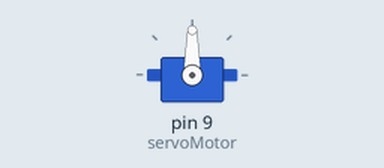
Bench run of a sketch on a simulated Arduino Uno, built with avr-gcc and run on an emulated ATmega328P. Shown: servo.

Above: at 0.05 s.
At 2.8 s:
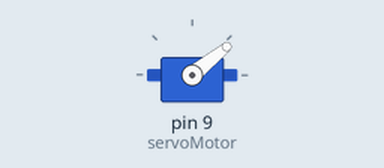
At 4.2 s:
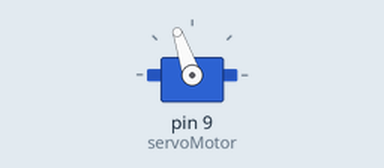
At 5.6 s:
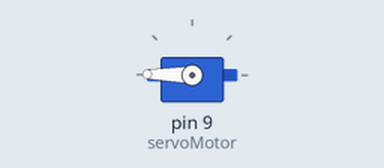
Timing chart, 0 to 7.3 s (numbered marks = the images above):
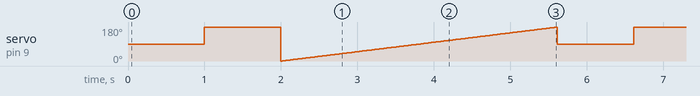

Measured:
- by itself, servo on pin 9 (servoMotor): moves between 0° and 180°, repeating every 5.6 s

The sketch:

rgb.ino
```cpp
#include <Servo.h>

Servo servoMotor;

void setup(){
    servoMotor.attach(9);
}

void loop(){
    servoMotor.write(90);
    delay(1000);
    servoMotor.write(180);
    delay(1000);

    for(int i=0; i<180; i++){
        servoMotor.write(i);
        delay(20);
    }
}
```
